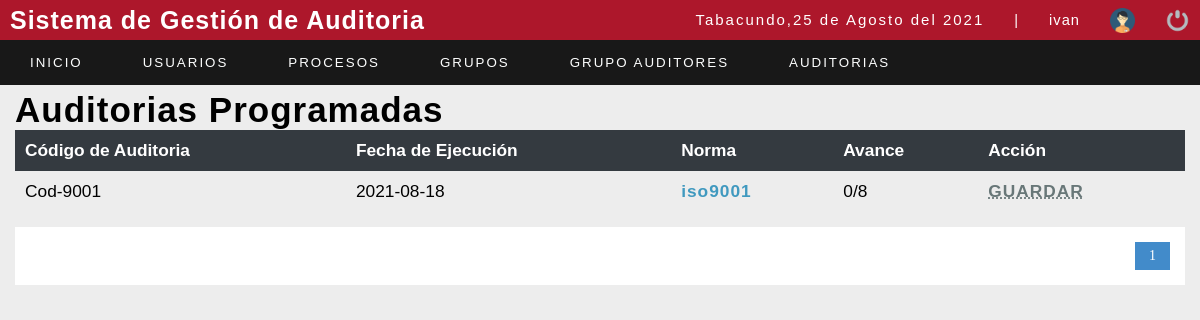
Page /sistema/lista_auditorvistapro.php (signed in) on the earlier database version.
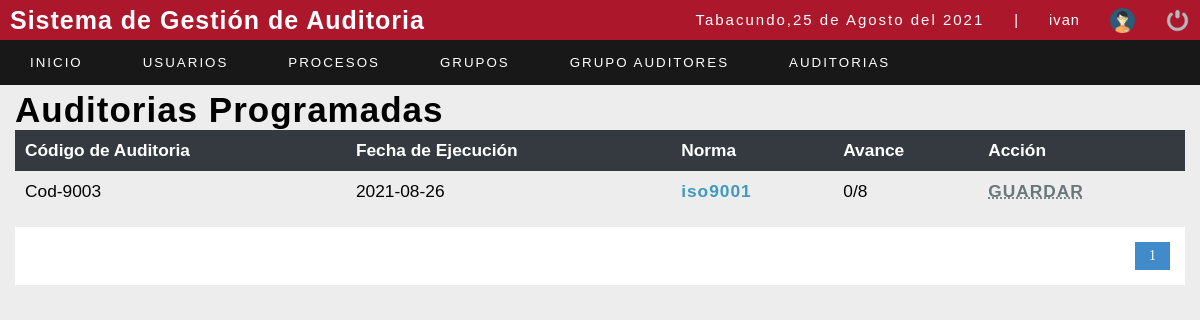
Same page on the later database version.
### tables this page shows
CREATE TABLE `detalleauditoria` (
  `iddetalleauditoria` int(11) NOT NULL,
  `codigoauditoria` varchar(80) NOT NULL,
  `idperiodo` int(11) NOT NULL,
  `fechaejecucion` date NOT NULL,
  `idgrupo` int(11) NOT NULL,
  `fechacreacion` date NOT NULL DEFAULT current_timestamp(),
  `estado` int(11) NOT NULL DEFAULT 1
);

### sistema/includes/funtions.php (called while the page is built, shortened)
<?php
	function fechaC(){
		$mes = array("","Enero",
					  "Febrero",
					  "Marzo",
					  "Abril",
					  "Mayo",
					  "Junio",
					  "Julio",
					  "Agosto",
					  "Septiembre",
					  "Octubre",
					  "Noviembre",
					  "Diciembre");
		return date('d')." de ". $mes[date('n')] . " del " . date('Y');
	}
 ?>

### sistema/lista_auditorvistapro.php (the view, shortened to what this page needs)
<?php
include "../conexion.php";
?>
<!DOCTYPE html>
<html lang="en">
<head>
	<?php include "includes/scripts.php"; ?>
</head>
<body>
	<?php include "includes/header.php"; ?>
	<section id="container">
		<h1> Auditorias Programadas</h1>
		<table>
			<tr>
				<th>Código de Auditoria</th>
				<th>Fecha de Ejecución</th>
				<th>Norma</th>
				<th>Avance</th>
				<th>Acción</th>
			</tr>
			<?php
			$sql_registe = mysqli_query($conection, "SELECT COUNT(*) as total_registro FROM detalleauditoria");
			$result_register = mysqli_fetch_array($sql_registe);
			$total_registro = $result_register['total_registro'];
			$por_pagina = 10;
			if (empty($_GET['pagina'])) {
				$pagina = 1;
			} else {
				$pagina = $_GET['pagina'];
			}
			$desde = ($pagina - 1) * $por_pagina;
			$total_paginas = ceil($total_registro / $por_pagina);
			$query = mysqli_query($conection, "SELECT DISTINCT codigoauditoria,fechaejecucion,nombrenorma,iddetalleauditoria from norma n, grupoauditor ga, detallegrupo dg, detalleauditoria da, usuario u WHERE n.idnorma=ga.idnorma and u.id_user=dg.id_user AND ga.idgrupo=dg.idgrupo AND dg.idgrupo=da.idgrupo AND dg.id_user=2 AND da.estado=1 ORDER BY codigoauditoria ASC LIMIT $desde,$por_pagina");
			$result = mysqli_num_rows($query);
			$total = 0;
			$totalres = 0;
			if ($result > 0) {
				while ($data = mysqli_fetch_array($query)) {
			?>
					<tr>
						<td><?php echo $data[0]; ?></td>
						<td><?php echo $data[1]; ?></td>
						<td><a style="color: #4099BF; font-weight: bold" href="formulario_clausulas.php?id=<?php echo $data[3]; ?>"><?php echo $data[2]; ?></a></td>
						<?php
						$val = $data[2];
						$idda = $data[3];
						$con = mysqli_query($conection, "SELECT COUNT(*) as total FROM clausula c,norma n WHERE n.idnorma=c.idnorma AND n.nombrenorma='$val' ");
						$conres = mysqli_query($conection, "SELECT COUNT(*) as totalre FROM detalleclausula dc , clausula c, norma n, detalleauditoria da WHERE n.idnorma=c.idnorma AND c.idclausula=dc.idclausula AND n.nombrenorma='$val' AND da.iddetalleauditoria=dc.iddetalleauditoria AND dc.iddetalleauditoria=$idda AND dc.documentacionsoporte IS NOT NULL;");
						$result = mysqli_fetch_array($conres);
						$result_register = mysqli_fetch_array($con);
						if (isset($result_register)) {
							$total = $result_register['total'];
						}
						if (isset($result)) {
							$totalres = $result['totalre'];
						}
						?>
						<td><?php echo $totalres; ?>/<?php echo $total; ?></td>
						<?php
							if ($totalres!=0) {
							?>
								<td>
								<a style="color: #00CC63; font-weight: bold" href="guardar_auditoria.php?id=<?php echo $data[3];?> ">GUARDAR</a>
								</td>
							<?php
							} else {
							?>
								<td>
								<a style="color: #687778; font-weight: bold">	<abbr title="Al menos debe haber una clausula calificada">GUARDAR</abbr></a>
								</td>
							<?php
							}
							?>
					</tr>
			<?php
				}
			}
			?>
		</table>
		<div class="paginador">
			<ul>
				<?php
				for ($i = 1; $i <= $total_paginas; $i++) {
					if ($i == $pagina) {
						echo '<li class="pageSelected">' . $i . '</li>';
					} else {
						echo '<li><a href="?pagina=' . $i . '">' . $i . '</a></li>';
					}
				}
				?>
			</ul>
		</div>
	</section>
</body>
</html>

### sistema/includes/scripts.php (shortened to what this page needs)
<link rel="stylesheet" type="text/css" href="css/style.css">
<?php include "funtions.php";?>

### sistema/includes/header.php (shortened to what this page needs)
<header>
		<div class="header">
			<h1 class="relleno">Sistema de Gestión de Auditoria</h1>
			<div class="optionsBar">
				<p>Tabacundo,<?php echo fechaC(); ?></p>
				<span>|</span>
				<span class="user"><?php echo $_SESSION['user']; ?></span>
				<img class="photouser" src="img/user.png" alt="Usuario">
				<a href="exit.php"><img class="close" src="img/salir.png" alt="Salir del sistema" title="Cerrar Sesión"></a>
			</div>
		</div>
    <?php include "nav.php";?>
	</header>

### sistema/includes/nav.php (shortened to what this page needs)
<nav>
	<ul>
		<li><a href="index.php">Inicio</a></li>
		<?php
		if ($_SESSION['rol'] == 1) {
		?>
			<li class="principal">
				<a href="#">Usuarios</a>
			</li>
			<li class="principal">
				<a href="#">Procesos</a>
			</li>
			<li class="principal">
				<a href="#">Grupos</a>
			</li>
			<li class="principal">
				<a href="#">Grupo Auditores</a>
			</li>
			<li class="principal">
				<a href="#">Auditorias</a>
			</li>
		<?php } ?>
	</ul>
</nav>

### sistema/css/style.css (style rules this page uses)
* { margin: 0; padding: 0; box-sizing: border-box; }
body { background: #ededed; }
h1, h2, h3, h4, h5, h6 { font-family: Arial, sans-serif; font-weight: bold; letter-spacing: 1px; }
h1 { font-size: 25px; }
a { text-decoration: none; font-family: Arial, sans-serif; letter-spacing: 1px; }
p { font-family: Arial, sans-serif; letter-spacing: 2px; font-size: 15px; line-height: 20px; }
span { font-family: Arial, sans-serif; letter-spacing: 1px; font-size: 15px; line-height: 20px; }
header { position: fixed; width: 100%; }
.header { color: #fff; background: #AD172B; height: 40px; display: -webkit-flex; display: -moz-flex; display: -ms-flex; display: -o-flex; display: flex; justify-content: space-between; align-items: center; padding: 10px; }
.optionsBar { display: -webkit-flex; display: -moz-flex; display: -ms-flex; display: -o-flex; display: flex; justify-content: center; align-items: center; }
.optionsBar span { color: #fff; font-size: 11pt; font-family: Arial, sans-serif; margin-left: 30px; }
.photouser { margin-left: 30px; width: 25px; height: 25px; }
.close { width: 25px; height: 25px; }
.optionsBar a { display: -webkit-flex; display: -moz-flex; display: -ms-flex; display: -o-flex; display: flex; margin-left: 30px; }
nav ul { background: rgba(0, 0, 0, 0.9); list-style: none; display: -webkit-flex; display: -moz-flex; display: -ms-flex; display: -o-flex; display: flex; justify-content: left; align-items: center; }
nav ul>li a { position: relative; }
nav a { color: #fdfefe; display: block; font-size: 10pt; font-family: Arial, sans-serif; padding: 15px 30px; text-transform: uppercase; letter-spacing: 2px; transition: background 0.5s; }
nav .principal>a { background-position-x: 0%; background-position-y: 0%; background-size: auto auto; background-position: 94% center; background-size: 10px; }
#container { padding: 90px 15px 15px; }
#container h1 { font-size: 35px; display: inline-block; }
table { border-collapse: collapse; font-size: 13pt; font-family: Arial, sans-serif; width: 100%; }
table th { text-align: left; padding: 10px; background: #343A40; color: #fff; }
table tr:nth-child(odd) { background: #fff; }
table td { padding: 10px; }
.paginador ul { padding: 15px; list-style: none; background: #FFF; margin-top: 15px; display: -webkit-flex; display: -moz-flex; display: -ms-flex; display: -o-flex; display: flex; justify-content: flex-end; }
.paginador a, .pageSelected { color: #428bca; border: 1px solid #ddd; padding: 5px; display: inline-block; font-size: 14px; text-align: center; width: 35px; }
.pageSelected { color: #FFF; background: #428bca; border: 1px solid #428bca; }

Differences in the rows shown:
removed detalleauditoria: codigoauditoria "Cod-9001", fechaejecucion "2021-08-18", data "iso9001", totalres "0", total "8"
added detalleauditoria: codigoauditoria "Cod-9003", fechaejecucion "2021-08-26", data "iso9001", totalres "0", total "8"
